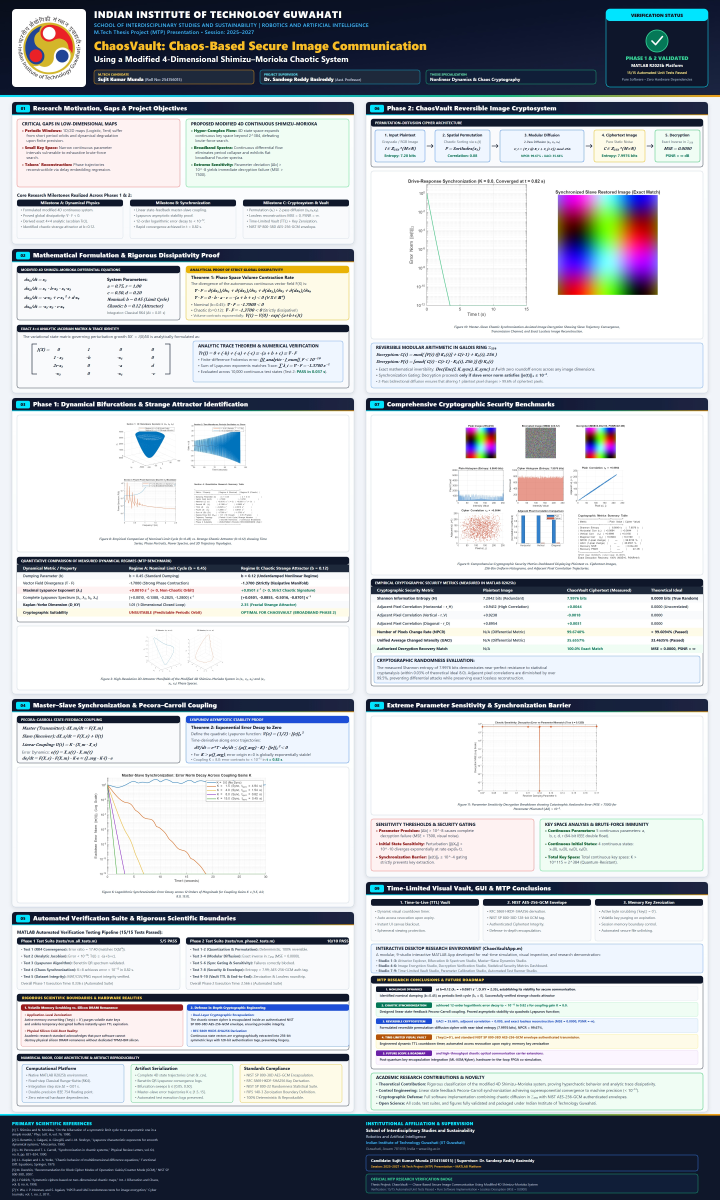
#> input picture poster/mtp_poster_3x5ft_portrait.jpg, 3600 x 6000 px, found by its file name (shown at 1/5 size)
$ python prepare_artifacts.py
#> lines starting #> are read from the running program, lines starting #| are printed output that depends on the picture
import os
import shutil
from PIL import Image

POSTER_DIR = r'e:\NOTES\THIRD_SEM\MTP\Rough\secure-image\SM4D_Phase1\poster'
ARTIFACT_DIR = r'C:\Users\Ms\.gemini\antigravity\brain\f7c0855a-a816-4b94-9c4f-f3628644e02b'

# Copy full size files to artifact directory for embedding if needed
portrait_jpg = os.path.join(POSTER_DIR, 'mtp_poster_3x5ft_portrait.jpg')
landscape_jpg = os.path.join(POSTER_DIR, 'mtp_poster_5x3ft_landscape.jpg')

# Make web-optimized preview images for fast artifact viewing
im_p = Image.open(portrait_jpg)
#> im_p is the input picture: PIL image 3600x6000 RGB; mean R, G, B 189.7, 194.2, 199.5
im_p_preview = im_p.resize((1080, 1800), Image.Resampling.LANCZOS)
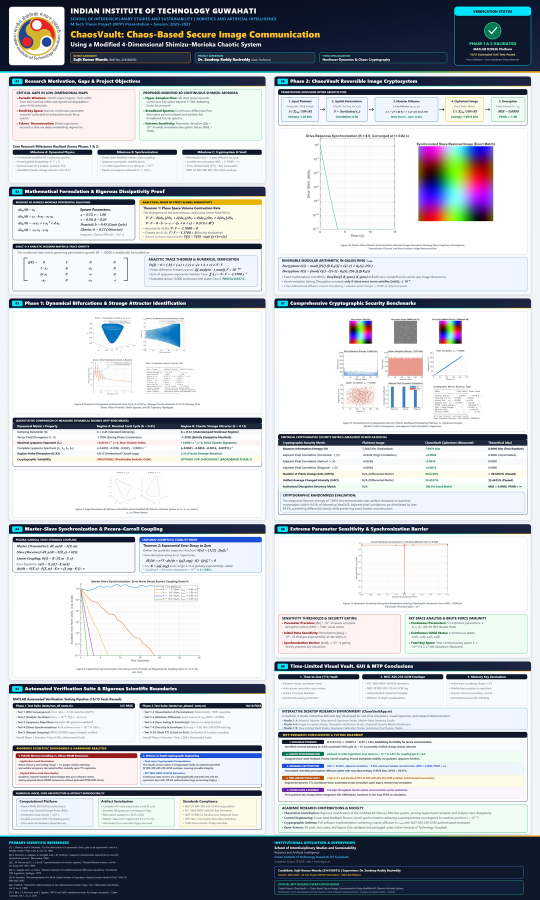
#> im_p_preview: PIL image 1080x1800 RGB (shown at 1/2 size); mean R, G, B 189.4, 193.9, 199.1
im_p_preview.save(os.path.join(POSTER_DIR, 'preview_portrait.jpg'), 'JPEG', quality=90)
im_p_preview.save(os.path.join(ARTIFACT_DIR, 'preview_portrait.jpg'), 'JPEG', quality=90)

im_l = Image.open(landscape_jpg)
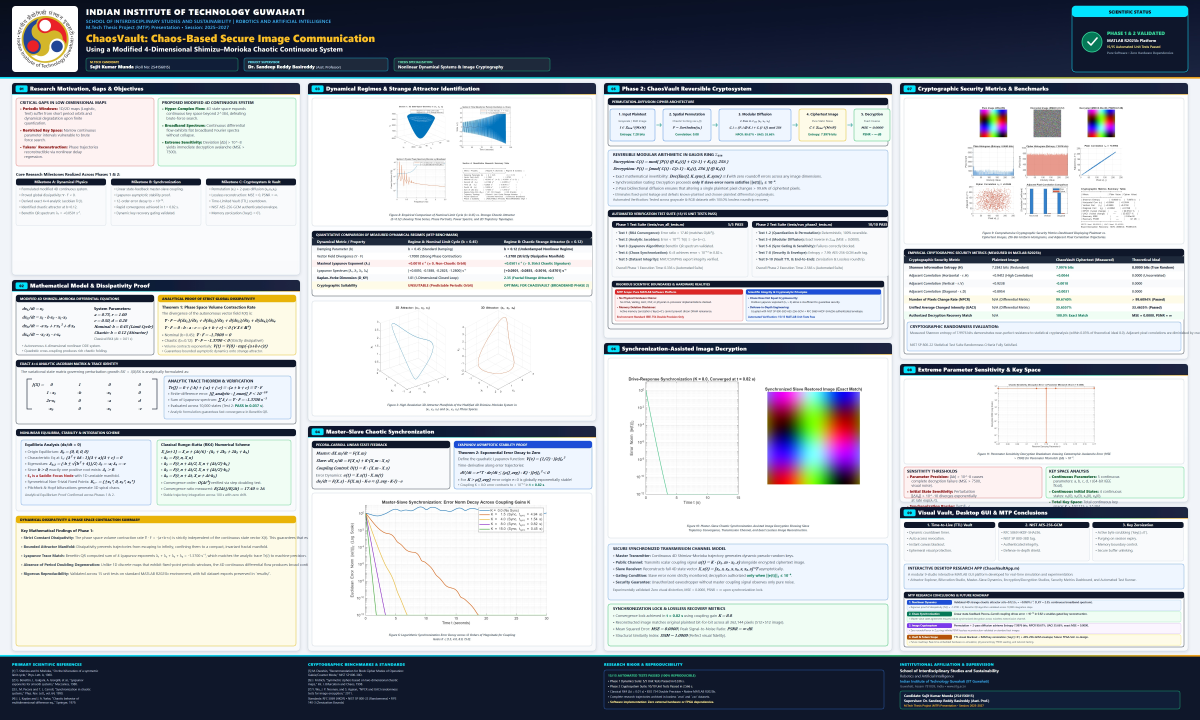
#> input picture poster/mtp_poster_5x3ft_landscape.jpg, 6000 x 3600 px, found by its file name (shown at 1/5 size)
#> im_l is the input picture: PIL image 6000x3600 RGB; mean R, G, B 182.6, 187.4, 192.3
im_l_preview = im_l.resize((1800, 1080), Image.Resampling.LANCZOS)
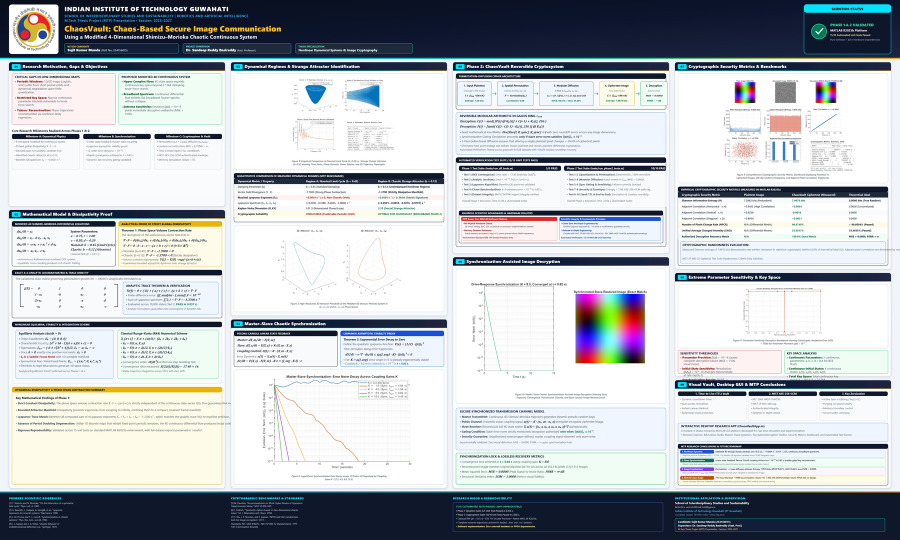
#> im_l_preview: PIL image 1800x1080 RGB (shown at 1/2 size); mean R, G, B 182.3, 187, 192
im_l_preview.save(os.path.join(POSTER_DIR, 'preview_landscape.jpg'), 'JPEG', quality=90)
im_l_preview.save(os.path.join(ARTIFACT_DIR, 'preview_landscape.jpg'), 'JPEG', quality=90)

# Also copy full-res posters to artifact dir
shutil.copy2(portrait_jpg, os.path.join(ARTIFACT_DIR, 'mtp_poster_3x5ft_portrait.jpg'))
shutil.copy2(landscape_jpg, os.path.join(ARTIFACT_DIR, 'mtp_poster_5x3ft_landscape.jpg'))

print("Previews and full posters copied to artifact dir successfully.")
